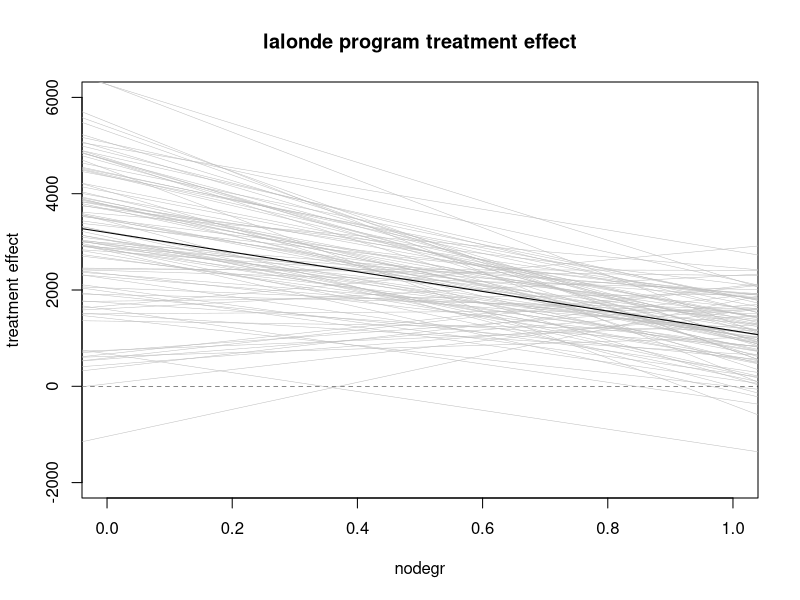

R code for this plot: (Note: this script raises an error after producing the figure.)
library(Matching)
library(arm)
data(lalonde)

lm.1 <- lm(re78 ~ age + educ + married + re74 + re75 + treat, data=lalonde)
summary(lm.1)
confint(lm.1, level=0.95)

subgroup.nodegr = subset(lalonde, nodegr == 1)
subgroup.yesdegr = subset(lalonde, nodegr == 0)

lm.nodegr.1 <- lm(re78 ~ age + educ + married + re74 + re75 + treat, data=subgroup.nodegr)
display(lm.nodegr.1)
summary(lm.nodegr.1)
confint(lm.nodegr.1, level=0.95)
lm.yesdegr.1 <- lm(re78 ~ age + educ + married + re74 + re75 + treat, data=subgroup.yesdegr)
summary(lm.yesdegr.1)
confint(lm.yesdegr.1, level=0.95)

lm.2 <- lm(re78 ~ treat + nodegr, data=lalonde)
summary(lm.2)

lm.4 <- lm(re78 ~ I(treat*nodegr), data=lalonde)
summary(lm.4)

lm.3 <- lm(re78 ~ treat + nodegr + I(treat*nodegr), data=lalonde)
summary(lm.3)
confint(lm.3, level=0.95)
lm.3.sim <- sim (lm.3)
coef(lm.3.sim)
plot (NA, NA, xlim=c(0, 1), ylim=c(-2000,6000),
      xlab="nodegr", ylab="treatment effect",
      main="lalonde program treatment effect")
abline (h = 0, lwd=.5, lty=2)
for (i in 1:100) {
  abline (a = coef(lm.3.sim)[i,2], b = coef(lm.3.sim)[i,4],
          lwd = .5, col = "gray")
}
abline (a = lm.3$coefficients[2], b = lm.3$coefficients[4],
        lwd = 1, col = "black")

lalonde$u78 = 1*(lalonde$re78 == 0)   # define u78 = 1 for those earned 0 income in 1978
subgroup.nodegr = subset(lalonde, nodegr == 1)
subgroup.yesdegr = subset(lalonde, nodegr == 0)
glm.nodegr <- glm(u78 ~ age + educ + black + hisp + married + re74 + re75 + u74 + u75 + treat, data=subgroup.nodegr, family=binomial)
summary(glm.nodegr)
confint(glm.nodegr, level=0.95)

glm.yesdegr <- glm(u78 ~ age + educ + black + hisp + married + re74 + re75 + u74 + u75 + treat, data=subgroup.yesdegr, family=binomial)
summary(glm.yesdegr)
confint(glm.yesdegr, level=0.95)







k <- 10
folds <- kfold(subgroup.yesdegr, k)
lm.yesdegr.kfold <- NA
min.SE <- Inf
for (i in 1:k)
{
  set.train <- subgroup.yesdegr[which(folds!=i),]
  set.test <- subgroup.yesdegr[which(folds==i),]
  lm.yesdegr.kfold <- lm(re78 ~ educ + black + treat, data=set.train)
  predict.kfold <- predict(lm.yesdegr.kfold, set.test)
  SE.kfold = (sum((predict.kfold-set.test$re78)^2)/length(set.test))**(1/2)
  if (SE < min.SE)
  {
    min.SE.kfold = SE.kfold
    min.lm.yesdegr.kfold = lm.yesdegr.kfold
  }
}
summary(min.lm.yesdegr.kfold)
confint(min.lm.yesdegr.kfold, level=0.95)
